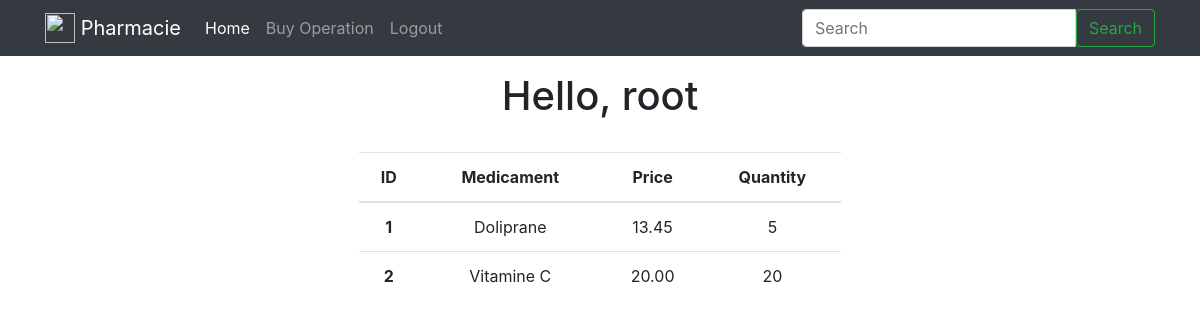
Page / (signed in) on the earlier database version.
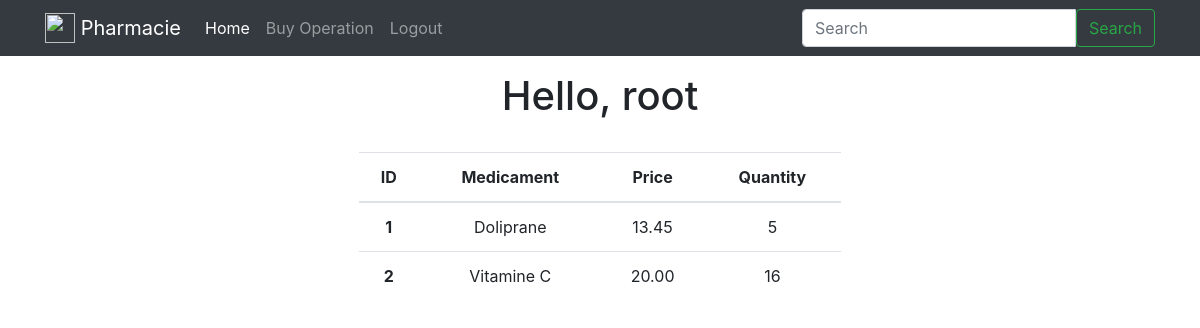
Same page on the later database version.
### Medicament/models.py (models this page shows, shortened)
class Medicament(models.Model):
	title 		= models.CharField(max_length=120)
	price 		= models.DecimalField(decimal_places=2, max_digits=20, null=False)
	quantity 	= models.PositiveIntegerField()
	objects = CustomManager()

### ph/views.py (the view)
# urls.py: url(r'^$', home_page, name='home'),
def home_page(request):
	queryset = Medicament.objects.all()
	content = {
		"title":"Pharmacie Home page",
	}
	if request.user.is_authenticated():
		content["medicament_list"]= queryset
		content["username"]= request.user
	return render(request, "home_page.html",content)

### Medicament/models.py (called while the page is built)
	def get_queryset(self):
		super_query = super(models.Manager,self).get_queryset()
		return super_query

### templates/home_page.html (shortened to what this page needs)
{% extends "base.html" %}
{% load static %}
{% block content %}
	<div class='text-center'>
					<h1>Hello, {{ username }}</h1>
							{% if request.user.is_authenticated %}
						<div class="row">
									<div class='col-md-5 col-1 mx-auto'>
									<table class="table">
										  <thead>
											<tr>
											  <th scope="col">ID</th>
											  <th scope="col">Medicament</th>
											  <th scope="col">Price</th>
											  <th scope="col">Quantity</th>
											</tr>
										  </thead>
										  <tbody>
											  {% for obj in medicament_list %}
													<tr>
													  <th scope="row">{{ obj.id }}</th>
													  <td>{{ obj.title }}</td>
													  <td>{{ obj.price }}</td>
													  <td>{{ obj.quantity }}</td>
													</tr>
												{% endfor %}
										  </tbody>
										</table>
								</div>
					</div>
				</div>
							 {% endif %}
{% endblock %}

Differences in the rows shown:
changed Medicament "Vitamine C": quantity "20" → "16"
